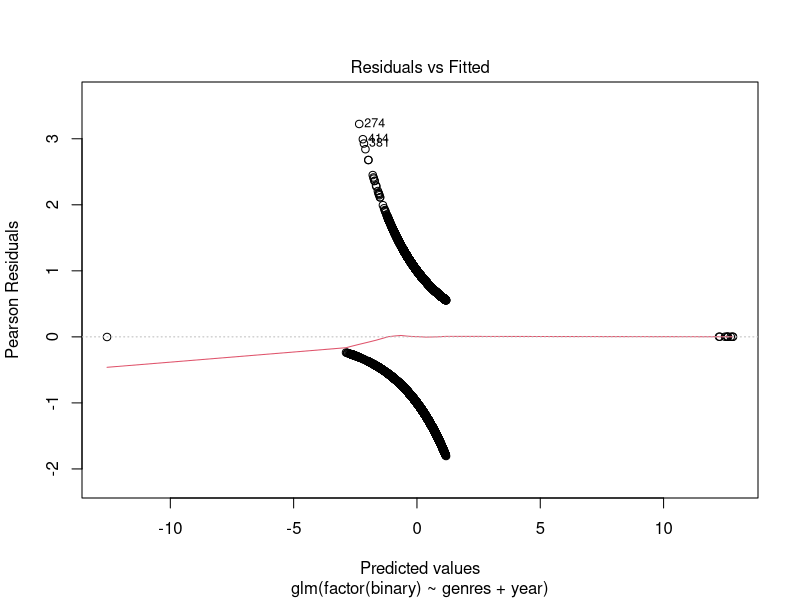
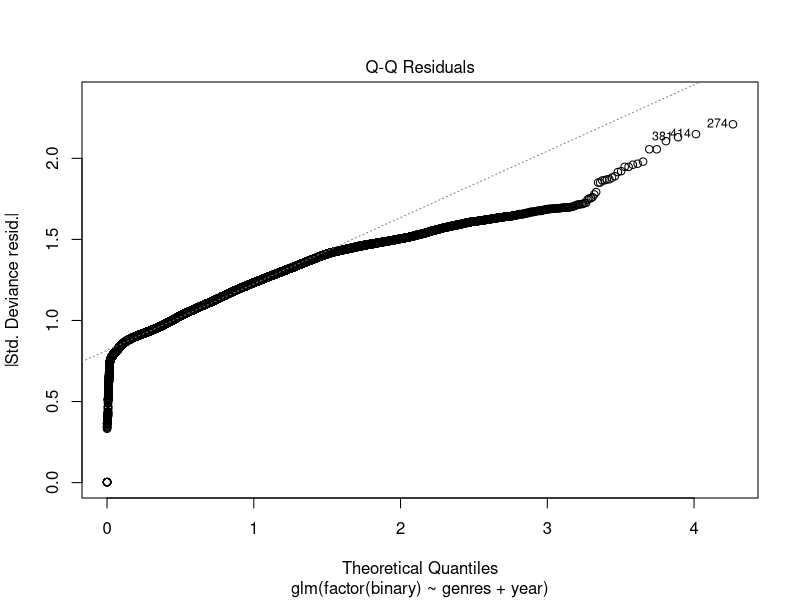
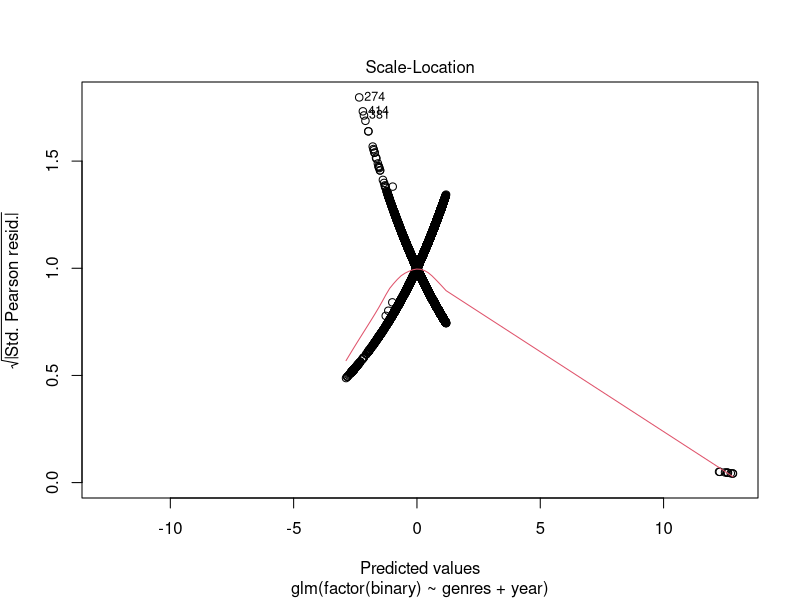
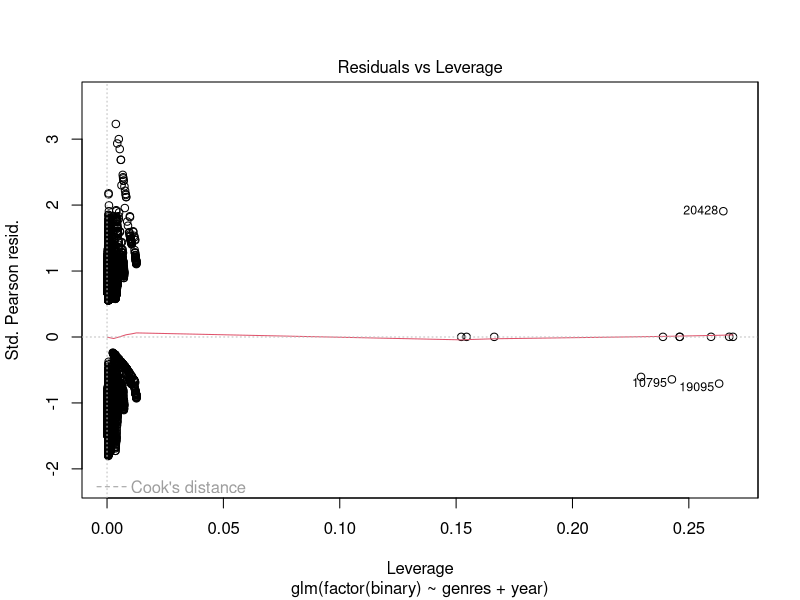

Generate these figures, in order, with R:
## ---- chunk 1
library(tidyverse)
## ---- chunk 2
movies.model <- read_csv("basics_movies.csv")
movies.model <- movies.model |>separate_rows(genres, sep = ",") # movies appear multiple times for multiple genres
movies.model <- movies.model |> mutate(binary = if_else(rating == 3, "PASS", "FAIL"))

## ---- chunk 3
logit_model <- glm(factor(binary) ~ genres + year, data = movies.model, family = binomial)
summary(logit_model)
## ---- chunk 4
plot(logit_model)
